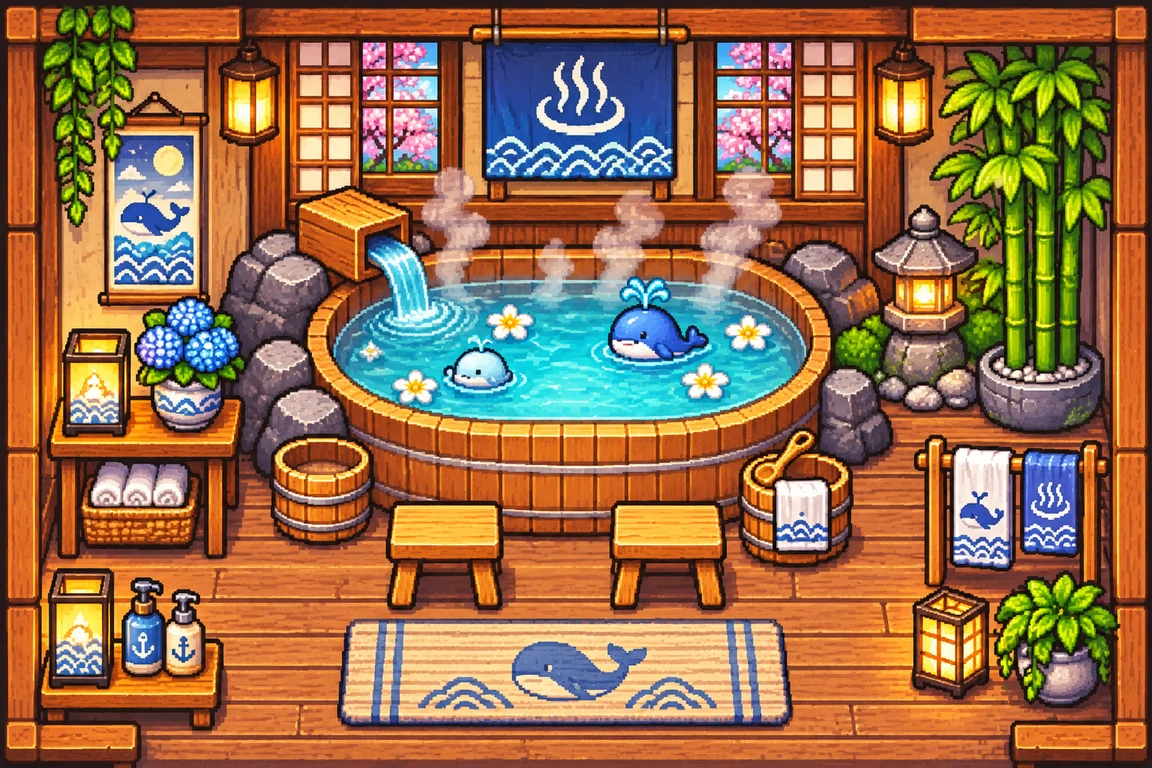
#> input picture packs/whale-girl-pixel/assets/rooms/bath.webp, 1152 x 768 px
$ python key_green.py ../packs/whale-girl-pixel/assets/rooms/bath.webp out.png
#> lines starting #> are read from the running program, lines starting #| are printed output that depends on the picture; after the words box and inside, x2 and y2 are one past the last pixel; in counts of white or black regions, pixels touching at a corner belong together
"""V0.16：去掉綠幕（GPT 生成的 UI 圖）。用「跟背景綠色的距離」判斷，不會把藤蔓葉子（偏黃的綠）也挖掉。
用法：python3 tools/key_green.py 輸入.png 輸出.png [--width 480] [--cells 4 --cell 96]
"""
import argparse
import numpy as np
from PIL import Image

def key(path):
    rgb = np.array(Image.open(path).convert('RGB')).astype(np.int32)
    h, w, _ = rgb.shape
    corners = np.concatenate([rgb[:8, :8].reshape(-1, 3), rgb[:8, -8:].reshape(-1, 3), rgb[-8:, :8].reshape(-1, 3), rgb[-8:, -8:].reshape(-1, 3)])
#> corners = 256 rows, first 8: [37, 25, 27], [37, 25, 27], [37, 25, 27], [37, 25, 27], [37, 25, 27], [37, 25, 27], [36, 26, 27], [36, 26, 27]
    bg = np.median(corners, axis=0)
#> bg = [38, 25, 27]
    d = np.sqrt(((rgb - bg) ** 2).sum(-1))
    a = np.clip((d - 45) * 255 / 50, 0, 255)  # 距離 < 45 全透明，> 95 不透明（葉子離背景綠 > 120）
    r, g, b = rgb[..., 0], rgb[..., 1], rgb[..., 2]
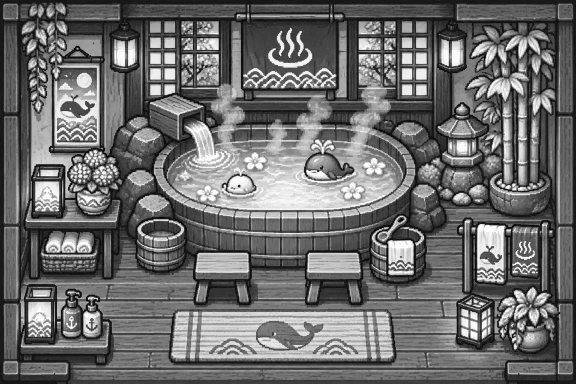
#> g: shape (768, 1152) int32 (shown at 1/2 size); min 0, max 255, mean 109.1
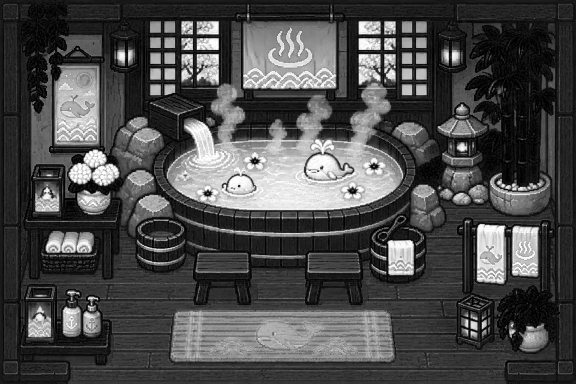
#> b: shape (768, 1152) int32 (shown at 1/2 size); min 0, max 255, mean 75
    edge = (a > 0) & (a < 255)
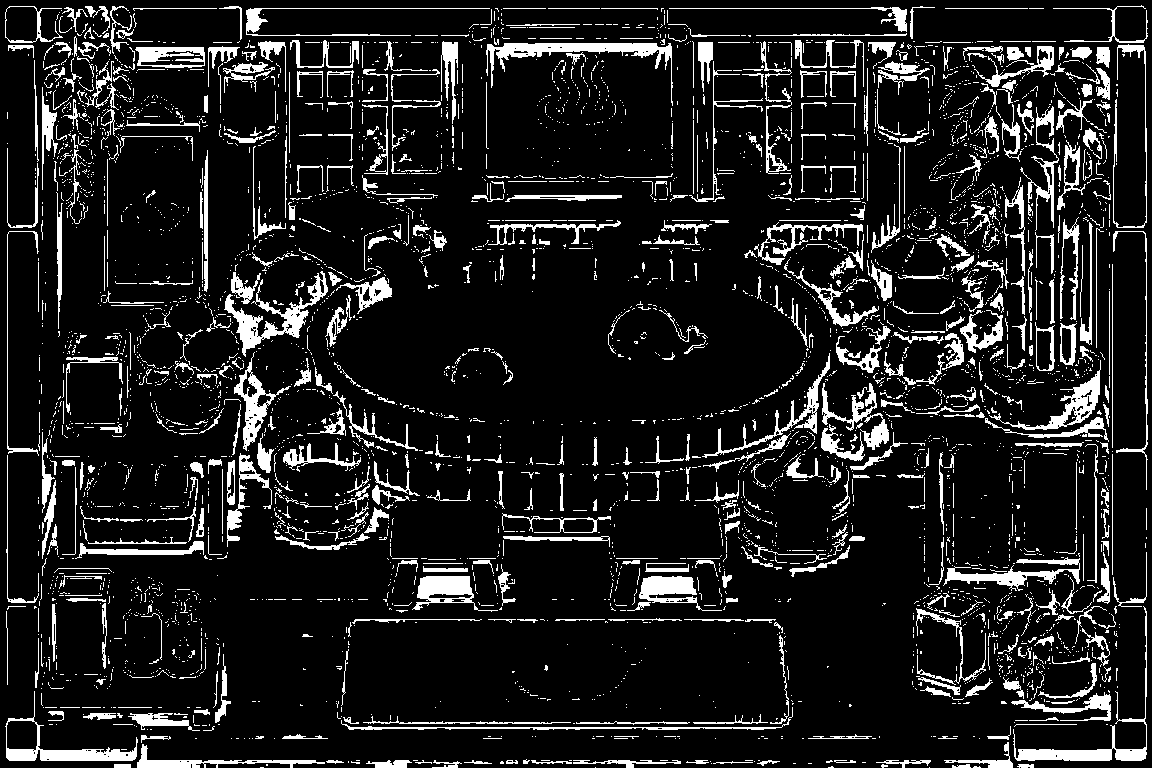
#> edge: shape (768, 1152) bool; 11.8% white; 4185 white regions (3547 under 20 px), largest, box (x1, y1, x2, y2) and area: (486, 43, 673, 106) 2149, (224, 271, 328, 357) 2059, (1013, 606, 1147, 761) 1839
    g = np.where(edge & (g > np.maximum(r, b)), np.maximum(r, b), g)  # 半透明的邊：去掉綠色溢色
    return Image.fromarray(np.stack([r, g, b, a], -1).astype(np.uint8), 'RGBA')

ap = argparse.ArgumentParser()
ap.add_argument('src'); ap.add_argument('out')
ap.add_argument('--width', type=int, default=0)
ap.add_argument('--cells', type=int, default=0)
ap.add_argument('--cell', type=int, default=96)
o = ap.parse_args()
im = key(o.src)
if o.cells:
    S, n = o.cell, o.cells
    sheet = Image.new('RGBA', (S * n, S), (0, 0, 0, 0))
    for i in range(n):
        cell = im.crop((i * im.width // n, 0, (i + 1) * im.width // n, im.height))
        c = cell.crop(cell.getbbox())
        sc = min((S - 6) / c.width, (S - 6) / c.height)
        c = c.resize((round(c.width * sc), round(c.height * sc)), Image.LANCZOS)
        sheet.alpha_composite(c, (i * S + (S - c.width) // 2, (S - c.height) // 2))
    sheet.save(o.out, optimize=True)
else:
    im = im.crop(im.getbbox())
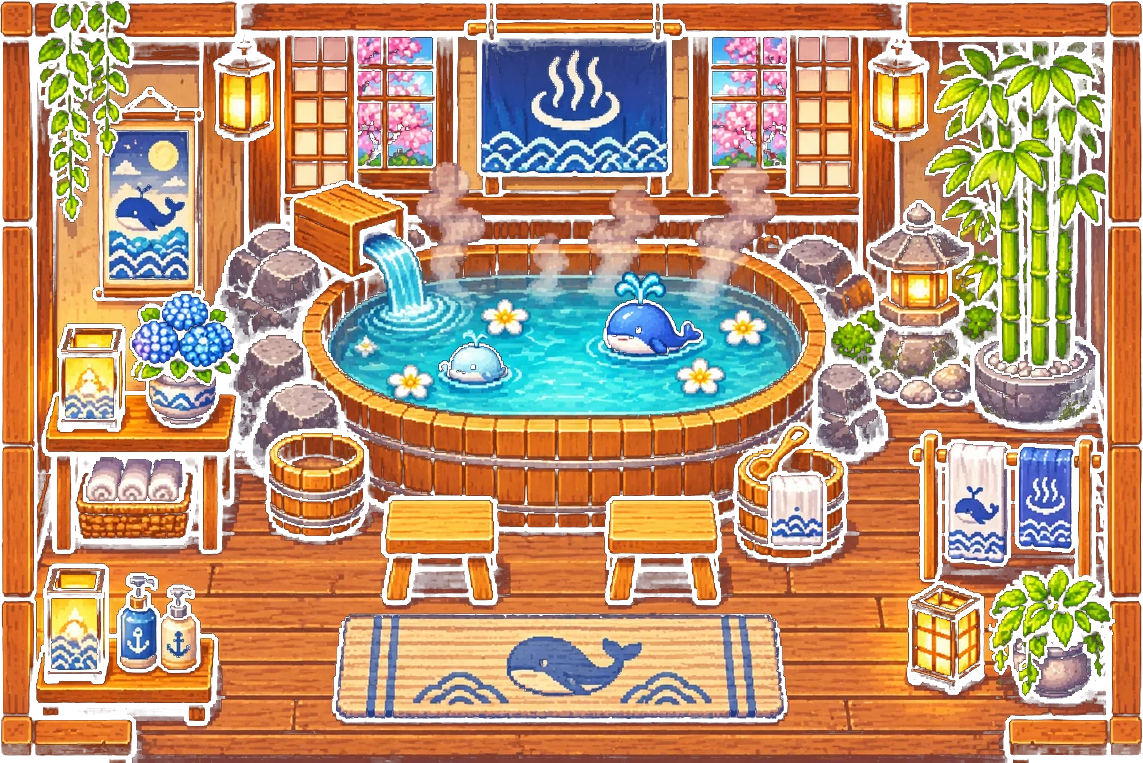
#> im: PIL image 1143x763 RGBA; mean R, G, B, A 152, 109.8, 75.7, 210.3; transparent parts drawn white
    if o.width:
        im = im.resize((o.width, round(im.height * o.width / im.width)), Image.LANCZOS)
    im.save(o.out, optimize=True)
print(o.out, Image.open(o.out).size)

$ run again, on packs/whale-girl-pixel/assets/rooms/tavern.webp
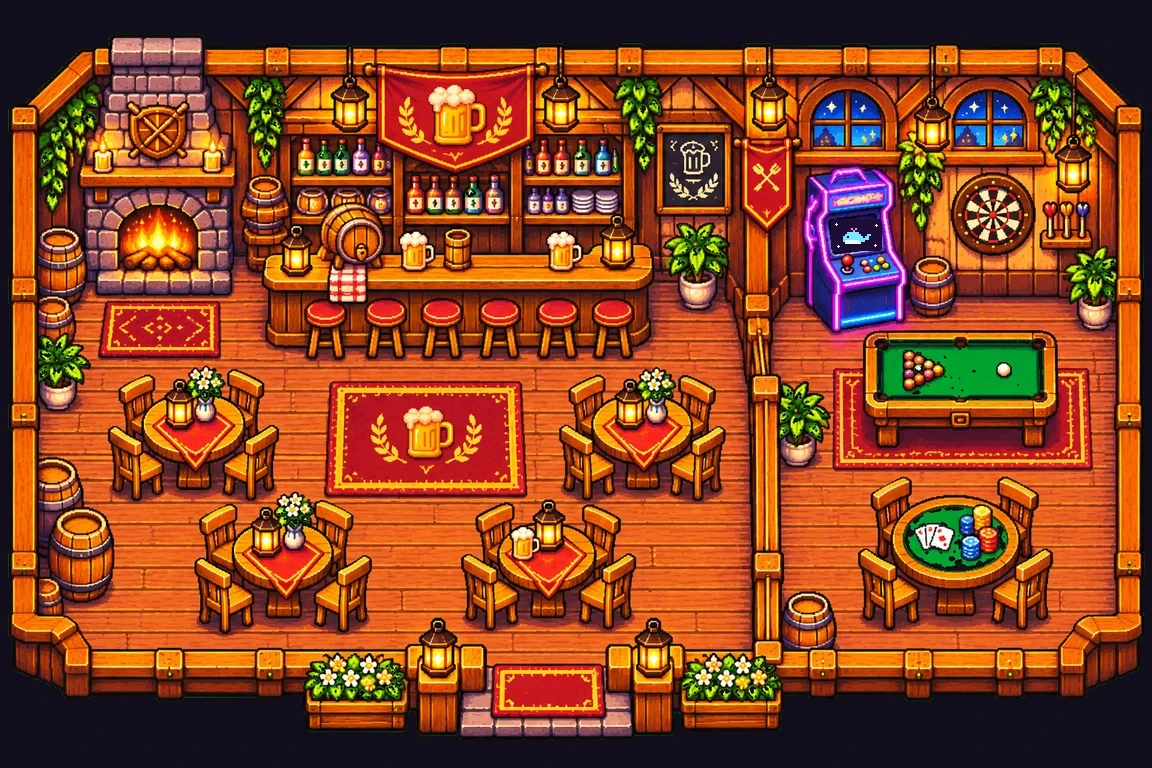
#> input picture packs/whale-girl-pixel/assets/rooms/tavern.webp, 1152 x 768 px
#> corners = 256 rows, first 8: [18, 13, 28], [18, 13, 28], [18, 13, 28], [18, 13, 28], [18, 13, 28], [18, 13, 28], [18, 13, 28], [18, 13, 28]
#> bg = [18, 13, 28]
#> in key, `edge = (a > 0) & (a < 255)`:
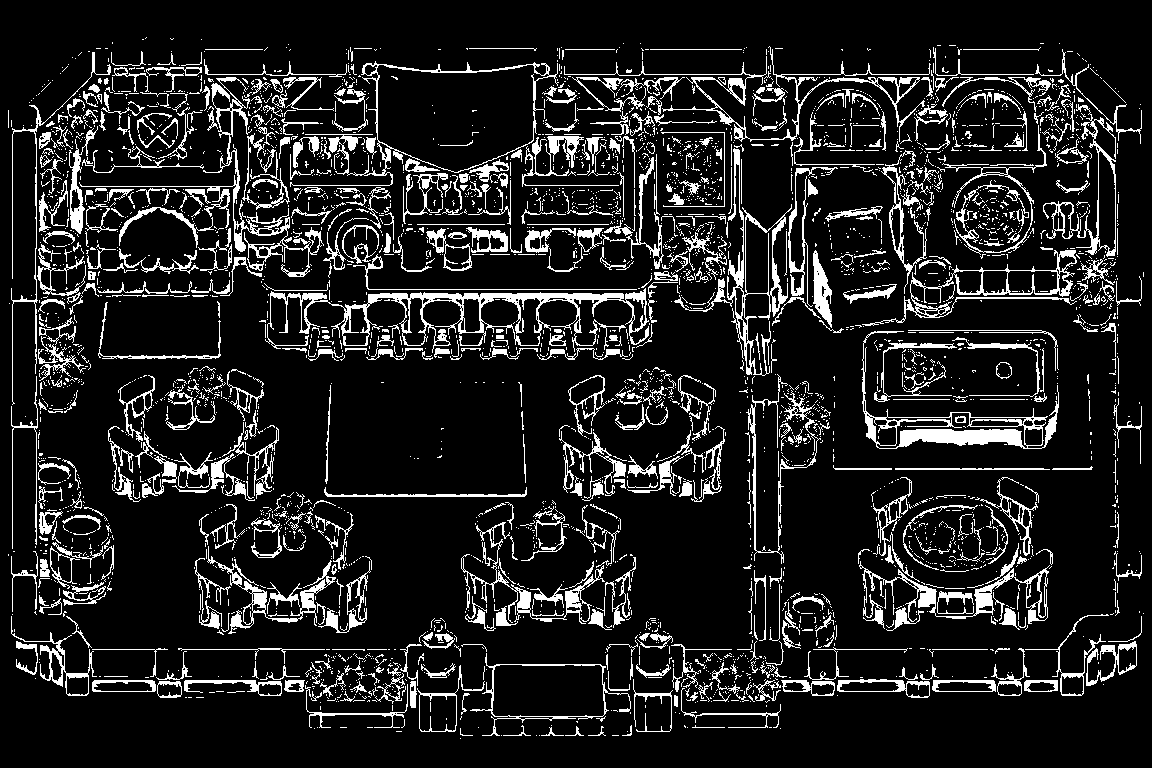
#> edge: shape (768, 1152) bool; 12.4% white in thin lines or dots
#> `im = im.crop(im.getbbox())`:
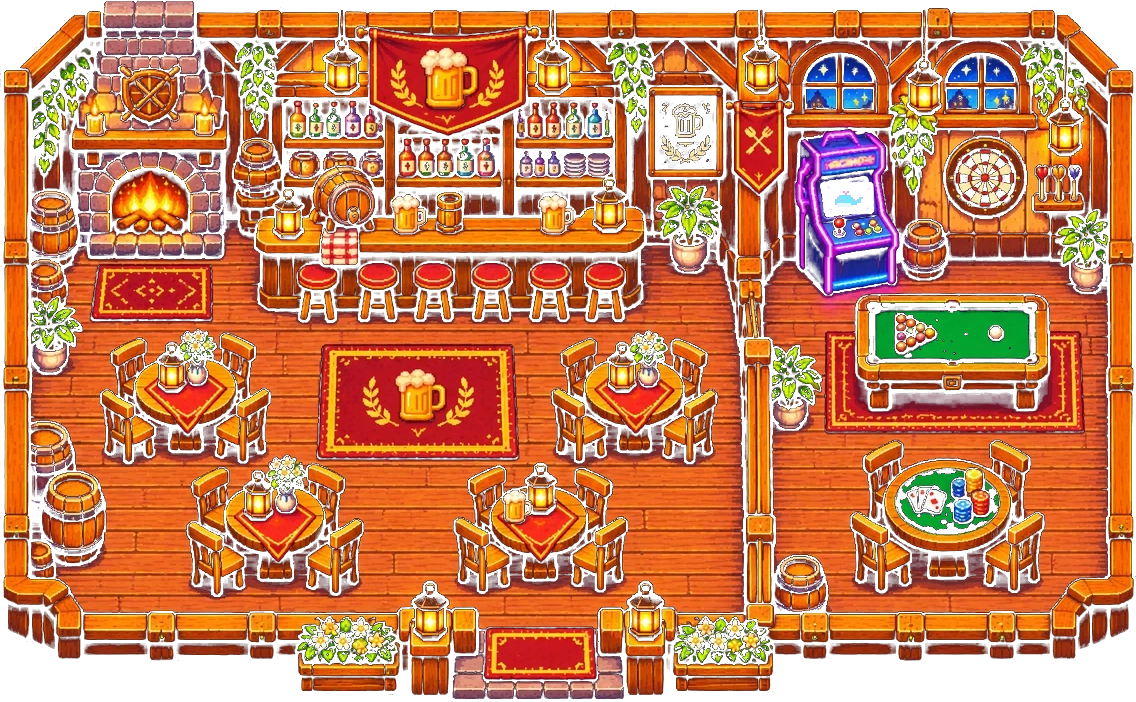
#> im: PIL image 1136x702 RGBA; mean R, G, B, A 152.4, 74.4, 34.4, 195.6; transparent parts drawn white
